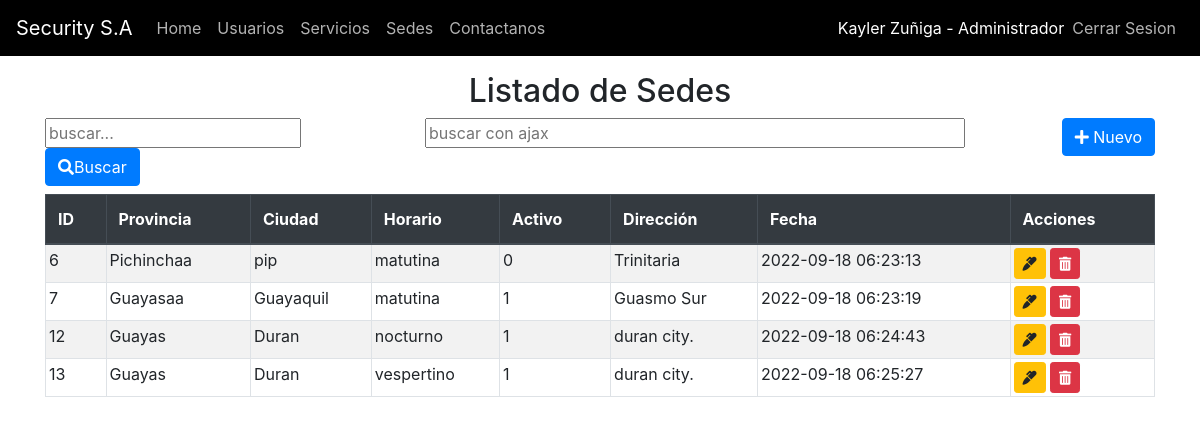
The app's page /index.php?c=sede&f=index (signed in) with its own data.
### tables this page shows
CREATE TABLE `sede` (
  `id` int(11) NOT NULL AUTO_INCREMENT,
  `provincia` varchar(50) NOT NULL,
  `ciudad` varchar(50) NOT NULL,
  `horario` varchar(30) NOT NULL,
  `activo` tinyint(1) NOT NULL,
  `direccion` varchar(100) NOT NULL,
  `fecha_act` datetime NOT NULL,
  PRIMARY KEY (`id`)
);

### controller/FrontController.php (called while the page is built, shortened)
<?php
class FrontController
{
    public function ruteo()
    {
        $funcion = (!empty($_REQUEST['f'])) ? htmlentities($_REQUEST['f']) : FUNCION_PRINCIPAL;
        $cont = new $controlador();
        $cont->$funcion();
    }
}

### index.php (called while the page is built)
<?php
require_once 'controller/FrontController.php';
$front = new FrontController();
$front->ruteo();

### config/conexion.php (called while the page is built)
<?php
class Conexion
{
    public static function getConexion()
    {
        $dsn = 'mysql:host=localhost;port=3306;dbname=' . DBNAME;
        $conexion = null;
        try {
            $conexion = new PDO($dsn, DBUSER, DBPASSWORD);
            $conexion->setAttribute(PDO::ATTR_ERRMODE, PDO::ERRMODE_EXCEPTION);
        } catch (Exception $e) {
            echo $e;
            die("error " . $e->getMessage());
        }
        return $conexion;
    }
}

### model/dao/SedeDAO.php (called while the page is built, shortened)
<?php
require_once 'config/Conexion.php';
class SedeDAO
{
    private $con;
    public function __construct()
    {
        $this->con = Conexion::getConexion();
    }
    public function selectAll()
    {
        $sql = "select * from sede ";
        $stmt = $this->con->prepare($sql);
        $stmt->execute();
        $resultados = $stmt->fetchAll(PDO::FETCH_ASSOC);
        return $resultados;
    }
}

### view/sede/sede.list.php (the view, shortened to what this page needs)
<div style="text-align: center;" class="container mt-5 pt-4">
    <h2>Listado de Sedes</h2>
    </div>
<div class="container mt-2">
    <div class="row">
        <div class="col-sm-4">
            <form action="index.php?c=sede&f=search" method="POST">
                <input type="text" name="b" id="busqueda" placeholder="buscar..." />
                <button type="submit" class="btn btn-primary"><i class="fas fa-search"></i>Buscar</button>
            </form>
        </div>
        <div class="col-sm-6">
            <input type="text"  id="busquedaAjax" placeholder="buscar con ajax" class="w-100"/>
        </div>
        <div class="col-sm-2 d-flex flex-column align-items-end">
            <a href="index.php?c=sede&f=view_new">
                <button type="button" class="btn btn-primary">
                    <i class="fas fa-plus"></i>
                    Nuevo</button>
            </a>
        </div>
    </div>
    <div class="table-responsive mt-2">
        <table class="table table-striped table-bordered">
            <thead class="thead-dark">
                <th>ID</th>
                <th>Provincia</th>
                <th>Ciudad</th>
                <th>Horario</th>
                <th>Activo</th>
                <th>Dirección</th>
                <th>Fecha</th>
                <?php if ($_SESSION['id_rol'] == 1) { ?>
                <th>Acciones</th>
                <?php } ?>
            </thead>
            <tbody class="tabladatos">
                <?php
                foreach ($resultados as $fila) {
                ?>
                    <tr>
                        <td><?php echo $fila['id'] ?></td>
                        <td><?php echo $fila['provincia'] ?></td>
                        <td><?php echo $fila['ciudad'] ?></td>
                        <td><?php echo $fila['horario'] ?></td>
                        <td><?php echo $fila['activo'] ?></td>
                        <td><?php echo $fila['direccion'] ?></td>
                        <td><?php echo $fila['fecha_act'] ?></td>
                        <?php if ($_SESSION['id_rol'] == 1) { ?>
                        <td>
                            <a class="btn btn-warning btn-sm" href="index.php?c=sede&f=view_edit&id=<?php echo  $fila['id']; ?>">
                                <i class="fas fa-marker"></i></a>
                                <a class="btn btn-danger btn-sm"
                                    onclick="if(!confirm('Esta seguro de eliminar la sede?'))return false;"
                                    href="index.php?c=sede&f=eliminar&id=<?php echo $fila['id']; ?>">
                                    <i class="fas fa-trash-alt"></i></a>
                        </td>
                        <?php } ?>
                    </tr>
                <?php  } ?>
            </tbody>
        </table>
    </div>
</div>

### assets/css/styles.css (style rules this page uses)
.tabladatos tr td { padding: 3px; }

### records on screen
sede: id "6", provincia "Pichinchaa", ciudad "pip", horario "matutina", activo "0", direccion "Trinitaria", fecha_act "2022-09-18 06:23:13"
sede: id "7", provincia "Guayasaa", ciudad "Guayaquil", horario "matutina", activo "1", direccion "Guasmo Sur", fecha_act "2022-09-18 06:23:19"
sede: id "12", provincia "Guayas", ciudad "Duran", horario "nocturno", activo "1", direccion "duran city.", fecha_act "2022-09-18 06:24:43"
sede: id "13", provincia "Guayas", ciudad "Duran", horario "vespertino", activo "1", direccion "duran city.", fecha_act "2022-09-18 06:25:27"

### other values on screen
$_SESSION['nombres'] "Kayler"
$_SESSION['apellidos'] "Zuñiga"
$_SESSION['nombre_rol'] "Administrador"
